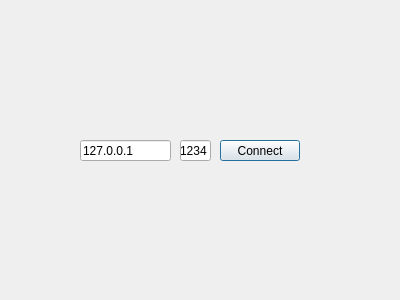
<?xml version="1.0" encoding="UTF-8"?>
<ui version="4.0">
 <class>Dialog</class>
 <widget class="QDialog" name="Dialog">
  <property name="geometry">
   <rect>
    <x>0</x>
    <y>0</y>
    <width>400</width>
    <height>300</height>
   </rect>
  </property>
  <property name="windowTitle">
   <string>Dialog</string>
  </property>
  <widget class="QPushButton" name="connectButton">
   <property name="geometry">
    <rect>
     <x>220</x>
     <y>140</y>
     <width>80</width>
     <height>21</height>
    </rect>
   </property>
   <property name="text">
    <string>Connect</string>
   </property>
  </widget>
  <widget class="QLineEdit" name="ipAddress">
   <property name="geometry">
    <rect>
     <x>80</x>
     <y>140</y>
     <width>91</width>
     <height>21</height>
    </rect>
   </property>
   <property name="text">
    <string>127.0.0.1</string>
   </property>
  </widget>
  <widget class="QLineEdit" name="port">
   <property name="geometry">
    <rect>
     <x>180</x>
     <y>140</y>
     <width>31</width>
     <height>21</height>
    </rect>
   </property>
   <property name="text">
    <string>1234</string>
   </property>
  </widget>
 </widget>
 <layoutdefault spacing="6" margin="11"/>
 <resources/>
 <connections/>
</ui>
